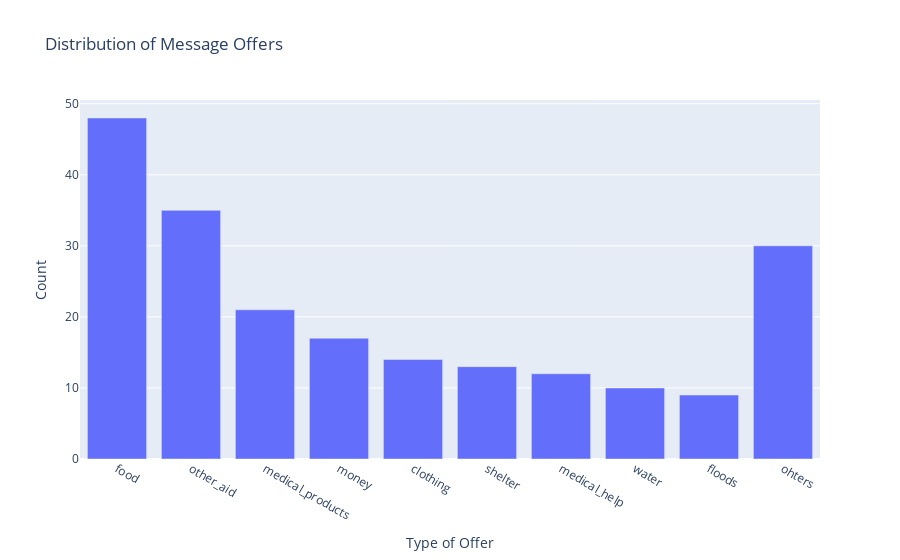

Notebook code cell kept with this figure:
### Code cell
data = [
    Bar(
        x=x,
        y=y
    )
]

layout = {
    'title': 'Distribution of Message Offers',
    'yaxis': {
        'title': "Count"
    },
    'xaxis': {
        'title': "Type of Offer"
    }
}

fig = go.Figure(data, layout)
fig.show()

### Figure 1 — Plotly figure (JSON) as saved in the notebook; plotly's stock layout.template omitted (floating-point values rounded to 4 significant figures)
{"data": [{"type": "bar", "x": ["food", "other_aid", "medical_products", "money", "clothing", "shelter", "medical_help", "water", "floods", "ohters"], "y": [48, 35, 21, 17, 14, 13, 12, 10, 9, 30]}], "layout": {"autosize": true, "title": {"text": "Distribution of Message Offers"}, "xaxis": {"autorange": true, "range": [-0.5, 9.5], "title": {"text": "Type of Offer"}, "type": "category"}, "yaxis": {"autorange": true, "range": [0, 50.53], "title": {"text": "Count"}, "type": "linear"}}}
